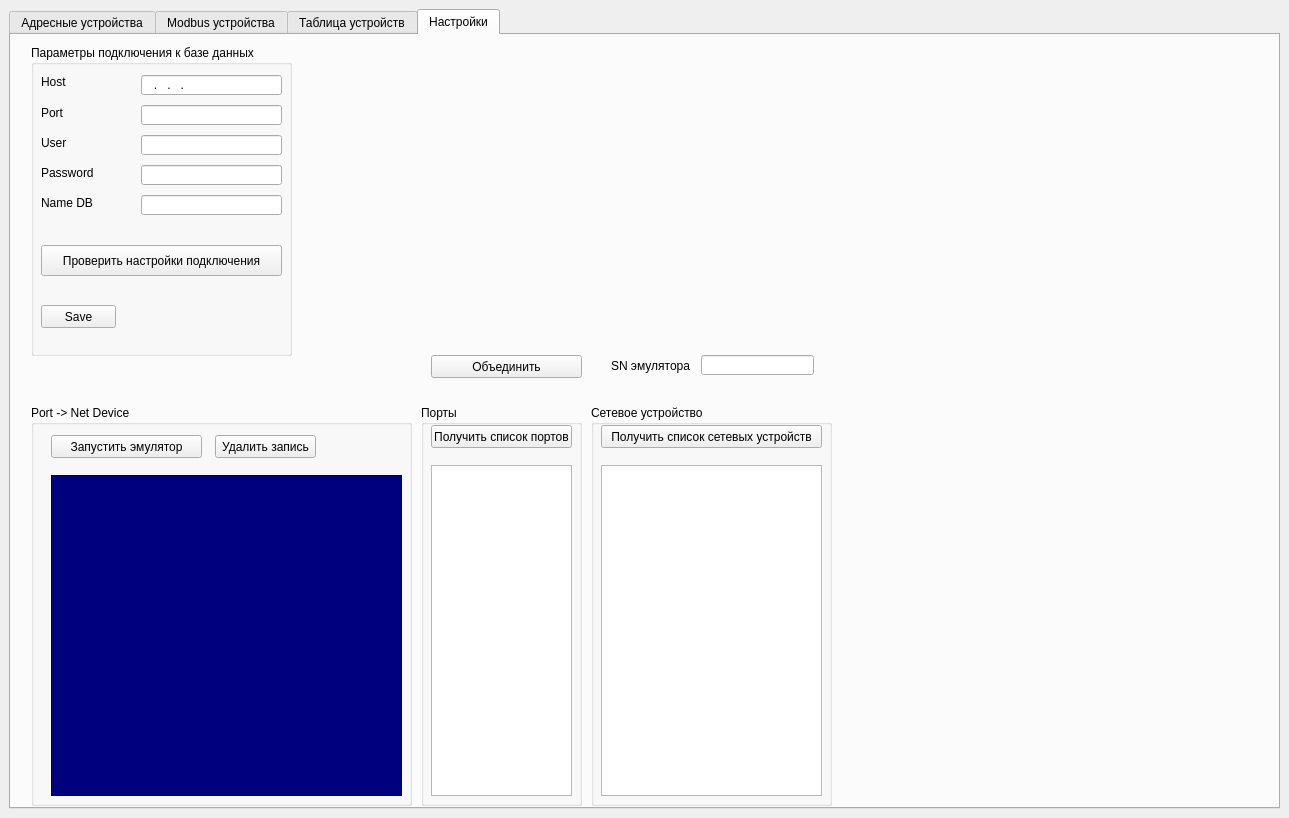
<?xml version="1.0" encoding="UTF-8"?>
<ui version="4.0">
 <class>MainWindow</class>
 <widget class="QMainWindow" name="MainWindow">
  <property name="geometry">
   <rect>
    <x>0</x>
    <y>0</y>
    <width>1289</width>
    <height>818</height>
   </rect>
  </property>
  <property name="windowTitle">
   <string>MainWindow</string>
  </property>
  <property name="styleSheet">
   <string notr="true"/>
  </property>
  <widget class="QWidget" name="centralwidget">
   <layout class="QVBoxLayout" name="verticalLayout_2">
    <item>
     <widget class="QTabWidget" name="tabWidget">
      <property name="enabled">
       <bool>true</bool>
      </property>
      <property name="sizePolicy">
       <sizepolicy hsizetype="Expanding" vsizetype="Expanding">
        <horstretch>0</horstretch>
        <verstretch>0</verstretch>
       </sizepolicy>
      </property>
      <property name="minimumSize">
       <size>
        <width>1271</width>
        <height>800</height>
       </size>
      </property>
      <property name="styleSheet">
       <string notr="true"/>
      </property>
      <property name="tabShape">
       <enum>QTabWidget::Rounded</enum>
      </property>
      <property name="currentIndex">
       <number>3</number>
      </property>
      <widget class="QWidget" name="ash_device_tab">
       <attribute name="title">
        <string>Адресные устройства</string>
       </attribute>
       <widget class="QGroupBox" name="ash_chenge_state_device_groupBox">
        <property name="geometry">
         <rect>
          <x>0</x>
          <y>10</y>
          <width>489</width>
          <height>131</height>
         </rect>
        </property>
        <property name="title">
         <string>Cостояния устройства</string>
        </property>
        <widget class="QWidget" name="verticalLayoutWidget">
         <property name="geometry">
          <rect>
           <x>10</x>
           <y>20</y>
           <width>471</width>
           <height>101</height>
          </rect>
         </property>
         <layout class="QVBoxLayout" name="ash_v_layer_state_dev_layout">
          <item>
           <layout class="QHBoxLayout" name="ash_h_top_layer_state_dev_layout"/>
          </item>
          <item>
           <layout class="QHBoxLayout" name="ash_h_center_layer_state_dev_layout"/>
          </item>
          <item>
           <layout class="QHBoxLayout" name="ash_h_bottom_layer_state_dev_layout"/>
          </item>
         </layout>
        </widget>
       </widget>
       <widget class="QGroupBox" name="ash_choice_net_dev_groupBox">
        <property name="geometry">
         <rect>
          <x>1040</x>
          <y>0</y>
          <width>221</width>
          <height>131</height>
         </rect>
        </property>
        <property name="title">
         <string>Сетевой контроллер</string>
        </property>
        <widget class="QListWidget" name="ash_out_net_dev_listWidget">
         <property name="geometry">
          <rect>
           <x>10</x>
           <y>20</y>
           <width>201</width>
           <height>101</height>
          </rect>
         </property>
        </widget>
       </widget>
       <widget class="QPushButton" name="view_devs_ash_btn">
        <property name="geometry">
         <rect>
          <x>960</x>
          <y>10</y>
          <width>75</width>
          <height>31</height>
         </rect>
        </property>
        <property name="text">
         <string>View</string>
        </property>
       </widget>
       <widget class="QTableWidget" name="ash_devices_tableWidget_2">
        <property name="geometry">
         <rect>
          <x>0</x>
          <y>140</y>
          <width>1261</width>
          <height>631</height>
         </rect>
        </property>
       </widget>
      </widget>
      <widget class="QWidget" name="modbus_device_tab">
       <attribute name="title">
        <string>Modbus устройства</string>
       </attribute>
       <widget class="QTableWidget" name="mb_devices_tableWidget">
        <property name="geometry">
         <rect>
          <x>0</x>
          <y>140</y>
          <width>1261</width>
          <height>631</height>
         </rect>
        </property>
       </widget>
       <widget class="QGroupBox" name="mb_choice_net_dev_groupBox">
        <property name="geometry">
         <rect>
          <x>1040</x>
          <y>0</y>
          <width>221</width>
          <height>131</height>
         </rect>
        </property>
        <property name="title">
         <string>Сетевой контроллер</string>
        </property>
        <widget class="QListWidget" name="mb_out_net_dev_listWidget">
         <property name="geometry">
          <rect>
           <x>10</x>
           <y>20</y>
           <width>201</width>
           <height>101</height>
          </rect>
         </property>
        </widget>
       </widget>
       <widget class="QPushButton" name="mb_view_devs_btn">
        <property name="geometry">
         <rect>
          <x>960</x>
          <y>10</y>
          <width>75</width>
          <height>31</height>
         </rect>
        </property>
        <property name="text">
         <string>View</string>
        </property>
       </widget>
       <widget class="QGroupBox" name="mb_chenge_state_device_groupBox">
        <property name="geometry">
         <rect>
          <x>0</x>
          <y>10</y>
          <width>489</width>
          <height>121</height>
         </rect>
        </property>
        <property name="title">
         <string>Состояния устройства</string>
        </property>
        <widget class="QWidget" name="verticalLayoutWidget_2">
         <property name="geometry">
          <rect>
           <x>10</x>
           <y>20</y>
           <width>471</width>
           <height>101</height>
          </rect>
         </property>
         <layout class="QVBoxLayout" name="v_layer_state_dev_layout_2">
          <item>
           <layout class="QHBoxLayout" name="mb_h_top_layer_state_dev_layout"/>
          </item>
          <item>
           <layout class="QHBoxLayout" name="mb_h_bottom_layer_state_dev_layout"/>
          </item>
         </layout>
        </widget>
       </widget>
      </widget>
      <widget class="QWidget" name="main_tab">
       <property name="sizePolicy">
        <sizepolicy hsizetype="Expanding" vsizetype="Expanding">
         <horstretch>0</horstretch>
         <verstretch>0</verstretch>
        </sizepolicy>
       </property>
       <attribute name="title">
        <string>Таблица устройств</string>
       </attribute>
       <layout class="QVBoxLayout" name="verticalLayout">
        <item>
         <layout class="QHBoxLayout" name="horizontalLayout_2">
          <item>
           <widget class="QGroupBox" name="states_groupBox">
            <property name="sizePolicy">
             <sizepolicy hsizetype="Fixed" vsizetype="Fixed">
              <horstretch>0</horstretch>
              <verstretch>0</verstretch>
             </sizepolicy>
            </property>
            <property name="minimumSize">
             <size>
              <width>371</width>
              <height>120</height>
             </size>
            </property>
            <property name="whatsThis">
             <string>&lt;html&gt;&lt;head/&gt;&lt;body&gt;&lt;p&gt;Для изменения состояния датчика нужно выбрать датчик в таблице и нажать на соответствующую кнопку состояния.&lt;/p&gt;&lt;/body&gt;&lt;/html&gt;</string>
            </property>
            <property name="styleSheet">
             <string notr="true"/>
            </property>
            <property name="title">
             <string>Изменение состояния выбранного датчика.</string>
            </property>
           </widget>
          </item>
          <item>
           <layout class="QGridLayout" name="gridLayout">
            <item row="1" column="1">
             <widget class="QLabel" name="sensor52_lbl">
              <property name="styleSheet">
               <string notr="true"/>
              </property>
              <property name="text">
               <string>АВИ

52</string>
              </property>
              <property name="margin">
               <number>5</number>
              </property>
              <property name="indent">
               <number>0</number>
              </property>
             </widget>
            </item>
            <item row="0" column="3">
             <widget class="QLabel" name="sensor4_lbl">
              <property name="styleSheet">
               <string notr="true"/>
              </property>
              <property name="text">
               <string>ИП-330
Кречет
4</string>
              </property>
              <property name="margin">
               <number>5</number>
              </property>
              <property name="indent">
               <number>0</number>
              </property>
             </widget>
            </item>
            <item row="0" column="2">
             <widget class="QLabel" name="sensor3_lbl">
              <property name="styleSheet">
               <string notr="true"/>
              </property>
              <property name="text">
               <string>ИП-101

3</string>
              </property>
              <property name="margin">
               <number>5</number>
              </property>
              <property name="indent">
               <number>0</number>
              </property>
             </widget>
            </item>
            <item row="1" column="4">
             <widget class="QLabel" name="sensor55_lbl">
              <property name="styleSheet">
               <string notr="true"/>
              </property>
              <property name="text">
               <string>АР-5

55</string>
              </property>
              <property name="margin">
               <number>5</number>
              </property>
              <property name="indent">
               <number>0</number>
              </property>
             </widget>
            </item>
            <item row="1" column="14">
             <widget class="QLabel" name="sensor65_lbl">
              <property name="styleSheet">
               <string notr="true"/>
              </property>
              <property name="text">
               <string>МКЗ

65</string>
              </property>
              <property name="margin">
               <number>5</number>
              </property>
              <property name="indent">
               <number>0</number>
              </property>
             </widget>
            </item>
            <item row="1" column="2">
             <widget class="QLabel" name="sensor53_lbl">
              <property name="styleSheet">
               <string notr="true"/>
              </property>
              <property name="frameShape">
               <enum>QFrame::NoFrame</enum>
              </property>
              <property name="text">
               <string>АМК

53</string>
              </property>
              <property name="margin">
               <number>5</number>
              </property>
              <property name="indent">
               <number>0</number>
              </property>
             </widget>
            </item>
            <item row="0" column="4">
             <widget class="QLabel" name="sensor5_lbl">
              <property name="styleSheet">
               <string notr="true"/>
              </property>
              <property name="text">
               <string>ИП-329
Феникс
5</string>
              </property>
              <property name="margin">
               <number>5</number>
              </property>
              <property name="indent">
               <number>0</number>
              </property>
             </widget>
            </item>
            <item row="1" column="3">
             <widget class="QLabel" name="sensor54_lbl">
              <property name="styleSheet">
               <string notr="true"/>
              </property>
              <property name="text">
               <string>АР-1

54</string>
              </property>
              <property name="margin">
               <number>5</number>
              </property>
              <property name="indent">
               <number>0</number>
              </property>
             </widget>
            </item>
            <item row="0" column="6">
             <widget class="QLabel" name="sensor7_lbl">
              <property name="styleSheet">
               <string notr="true"/>
              </property>
              <property name="text">
               <string>МИП

7</string>
              </property>
              <property name="margin">
               <number>5</number>
              </property>
              <property name="indent">
               <number>0</number>
              </property>
             </widget>
            </item>
            <item row="1" column="12">
             <widget class="QLabel" name="sensor63_lbl">
              <property name="styleSheet">
               <string notr="true"/>
              </property>
              <property name="text">
               <string>ИСМ-22-2

63</string>
              </property>
              <property name="margin">
               <number>5</number>
              </property>
              <property name="indent">
               <number>0</number>
              </property>
             </widget>
            </item>
            <item row="1" column="5">
             <widget class="QLabel" name="sensor56_lbl">
              <property name="styleSheet">
               <string notr="true"/>
              </property>
              <property name="text">
               <string>АРМини

56</string>
              </property>
              <property name="margin">
               <number>5</number>
              </property>
              <property name="indent">
               <number>0</number>
              </property>
             </widget>
            </item>
            <item row="1" column="10">
             <widget class="QLabel" name="sensor61_lbl">
              <property name="styleSheet">
               <string notr="true"/>
              </property>
              <property name="text">
               <string>ИСМ-5

61</string>
              </property>
              <property name="margin">
               <number>5</number>
              </property>
              <property name="indent">
               <number>0</number>
              </property>
             </widget>
            </item>
            <item row="1" column="7">
             <widget class="QLabel" name="sensor58_lbl">
              <property name="styleSheet">
               <string notr="true"/>
              </property>
              <property name="text">
               <string>АОПИ

58</string>
              </property>
              <property name="margin">
               <number>5</number>
              </property>
              <property name="indent">
               <number>0</number>
              </property>
             </widget>
            </item>
            <item row="1" column="11">
             <widget class="QLabel" name="sensor62_lbl">
              <property name="styleSheet">
               <string notr="true"/>
              </property>
              <property name="text">
               <string>ИСМ-22

62</string>
              </property>
              <property name="margin">
               <number>5</number>
              </property>
              <property name="indent">
               <number>0</number>
              </property>
             </widget>
            </item>
            <item row="0" column="1">
             <widget class="QLabel" name="sensor2_lbl">
              <property name="styleSheet">
               <string notr="true"/>
              </property>
              <property name="text">
               <string>ИПП
Гелиос
2</string>
              </property>
              <property name="margin">
               <number>5</number>
              </property>
              <property name="indent">
               <number>0</number>
              </property>
             </widget>
            </item>
            <item row="1" column="8">
             <widget class="QLabel" name="sensor59_lbl">
              <property name="styleSheet">
               <string notr="true"/>
              </property>
              <property name="text">
               <string>ИРС

59</string>
              </property>
              <property name="margin">
               <number>5</number>
              </property>
              <property name="indent">
               <number>0</number>
              </property>
             </widget>
            </item>
            <item row="0" column="0">
             <widget class="QLabel" name="sensor1_lbl">
              <property name="styleSheet">
               <string notr="true"/>
              </property>
              <property name="text">
               <string>ИП-535

1</string>
              </property>
              <property name="margin">
               <number>5</number>
              </property>
              <property name="indent">
               <number>0</number>
              </property>
             </widget>
            </item>
            <item row="0" column="8">
             <widget class="QLabel" name="sensor9_lbl">
              <property name="styleSheet">
               <string notr="true"/>
              </property>
              <property name="text">
               <string>NLS16

9</string>
              </property>
              <property name="margin">
               <number>5</number>
              </property>
              <property name="indent">
               <number>0</number>
              </property>
             </widget>
            </item>
            <item row="1" column="16">
             <widget class="QLabel" name="sensor67_lbl">
              <property name="styleSheet">
               <string notr="true"/>
              </property>
              <property name="text">
               <string>ОСЗ9

67</string>
              </property>
              <property name="margin">
               <number>5</number>
              </property>
              <property name="indent">
               <number>0</number>
              </property>
             </widget>
            </item>
            <item row="0" column="7">
             <widget class="QLabel" name="sensor8_lbl">
              <property name="styleSheet">
               <string notr="true"/>
              </property>
              <property name="text">
               <string>ИПА

8</string>
              </property>
              <property name="margin">
               <number>5</number>
              </property>
              <property name="indent">
               <number>0</number>
              </property>
             </widget>
            </item>
            <item row="1" column="13">
             <widget class="QLabel" name="sensor64_lbl">
              <property name="styleSheet">
               <string notr="true"/>
              </property>
              <property name="text">
               <string>ИСМ-220

64</string>
              </property>
              <property name="margin">
               <number>5</number>
              </property>
              <property name="indent">
               <number>0</number>
              </property>
             </widget>
            </item>
            <item row="0" column="5">
             <widget class="QLabel" name="sensor6_lbl">
              <property name="styleSheet">
               <string notr="true"/>
              </property>
              <property name="text">
               <string>ИПЭС

6</string>
              </property>
              <property name="margin">
               <number>5</number>
              </property>
              <property name="indent">
               <number>0</number>
              </property>
             </widget>
            </item>
            <item row="1" column="9">
             <widget class="QLabel" name="sensor60_lbl">
              <property name="styleSheet">
               <string notr="true"/>
              </property>
              <property name="text">
               <string>ИР-П

60</string>
              </property>
              <property name="margin">
               <number>5</number>
              </property>
              <property name="indent">
               <number>0</number>
              </property>
             </widget>
            </item>
            <item row="1" column="15">
             <widget class="QLabel" name="sensor66_lbl">
              <property name="styleSheet">
               <string notr="true"/>
              </property>
              <property name="text">
               <string>ОСЗ

66</string>
              </property>
              <property name="margin">
               <number>5</number>
              </property>
              <property name="indent">
               <number>0</number>
              </property>
             </widget>
            </item>
            <item row="1" column="0">
             <widget class="QLabel" name="sensor51_lbl">
              <property name="styleSheet">
               <string notr="true"/>
              </property>
              <property name="text">
               <string>А2ДПИ

51</string>
              </property>
              <property name="margin">
               <number>5</number>
              </property>
              <property name="indent">
               <number>0</number>
              </property>
             </widget>
            </item>
            <item row="1" column="6">
             <widget class="QLabel" name="sensor57_lbl">
              <property name="styleSheet">
               <string notr="true"/>
              </property>
              <property name="text">
               <string>АТИ

57</string>
              </property>
              <property name="margin">
               <number>5</number>
              </property>
              <property name="indent">
               <number>0</number>
              </property>
             </widget>
            </item>
            <item row="0" column="9">
             <widget class="QLabel" name="sensor10_lbl">
              <property name="text">
               <string>NLS8

10</string>
              </property>
             </widget>
            </item>
           </layout>
          </item>
         </layout>
        </item>
        <item>
         <widget class="QTableWidget" name="output_table">
          <property name="styleSheet">
           <string notr="true"/>
          </property>
         </widget>
        </item>
       </layout>
      </widget>
      <widget class="QWidget" name="settings_tab">
       <attribute name="title">
        <string>Настройки</string>
       </attribute>
       <widget class="QGroupBox" name="port_and_ne_dev_groupBox">
        <property name="geometry">
         <rect>
          <x>20</x>
          <y>370</y>
          <width>381</width>
          <height>401</height>
         </rect>
        </property>
        <property name="sizePolicy">
         <sizepolicy hsizetype="Fixed" vsizetype="Fixed">
          <horstretch>0</horstretch>
          <verstretch>0</verstretch>
         </sizepolicy>
        </property>
        <property name="styleSheet">
         <string notr="true"/>
        </property>
        <property name="title">
         <string>Port -&gt; Net Device</string>
        </property>
        <widget class="QTableWidget" name="port_and_net_dev_tableWidget">
         <property name="geometry">
          <rect>
           <x>20</x>
           <y>70</y>
           <width>351</width>
           <height>321</height>
          </rect>
         </property>
         <property name="styleSheet">
          <string notr="true">QHeaderView::section:horizontal {
    color: #fff;
    background-color: rgb(0, 85, 127);
 }
QTableWidget {
	background-color: rgb(0, 0, 127);
	color: rgb(85, 255, 0);
	font: 63 8pt &quot;Yu Gothic UI Semibold&quot;;
}
</string>
         </property>
        </widget>
        <widget class="QPushButton" name="send_table_btn">
         <property name="geometry">
          <rect>
           <x>20</x>
           <y>30</y>
           <width>151</width>
           <height>23</height>
          </rect>
         </property>
         <property name="styleSheet">
          <string notr="true"/>
         </property>
         <property name="text">
          <string>Запустить эмулятор</string>
         </property>
        </widget>
        <widget class="QPushButton" name="delete_line_btn">
         <property name="geometry">
          <rect>
           <x>184</x>
           <y>30</y>
           <width>101</width>
           <height>23</height>
          </rect>
         </property>
         <property name="styleSheet">
          <string notr="true"/>
         </property>
         <property name="text">
          <string>Удалить запись</string>
         </property>
        </widget>
       </widget>
       <widget class="QGroupBox" name="ports_groupBox">
        <property name="geometry">
         <rect>
          <x>410</x>
          <y>370</y>
          <width>161</width>
          <height>401</height>
         </rect>
        </property>
        <property name="sizePolicy">
         <sizepolicy hsizetype="Fixed" vsizetype="Fixed">
          <horstretch>0</horstretch>
          <verstretch>0</verstretch>
         </sizepolicy>
        </property>
        <property name="styleSheet">
         <string notr="true"/>
        </property>
        <property name="title">
         <string>Порты</string>
        </property>
        <widget class="QListWidget" name="ports_listWidget">
         <property name="geometry">
          <rect>
           <x>10</x>
           <y>60</y>
           <width>141</width>
           <height>331</height>
          </rect>
         </property>
         <property name="styleSheet">
          <string notr="true"/>
         </property>
        </widget>
        <widget class="QPushButton" name="get_ports_btn">
         <property name="geometry">
          <rect>
           <x>10</x>
           <y>20</y>
           <width>141</width>
           <height>23</height>
          </rect>
         </property>
         <property name="styleSheet">
          <string notr="true"/>
         </property>
         <property name="text">
          <string>Получить список портов</string>
         </property>
        </widget>
       </widget>
       <widget class="QGroupBox" name="net_dev_groupBox">
        <property name="geometry">
         <rect>
          <x>580</x>
          <y>370</y>
          <width>241</width>
          <height>401</height>
         </rect>
        </property>
        <property name="sizePolicy">
         <sizepolicy hsizetype="Fixed" vsizetype="Fixed">
          <horstretch>0</horstretch>
          <verstretch>0</verstretch>
         </sizepolicy>
        </property>
        <property name="styleSheet">
         <string notr="true"/>
        </property>
        <property name="title">
         <string>Сетевое устройство</string>
        </property>
        <widget class="QListWidget" name="net_dev_listWidget">
         <property name="geometry">
          <rect>
           <x>10</x>
           <y>60</y>
           <width>221</width>
           <height>331</height>
          </rect>
         </property>
         <property name="styleSheet">
          <string notr="true"/>
         </property>
        </widget>
        <widget class="QPushButton" name="get_net_dev_btn">
         <property name="geometry">
          <rect>
           <x>10</x>
           <y>20</y>
           <width>221</width>
           <height>23</height>
          </rect>
         </property>
         <property name="styleSheet">
          <string notr="true"/>
         </property>
         <property name="text">
          <string>Получить список сетевых устройств</string>
         </property>
        </widget>
       </widget>
       <widget class="QGroupBox" name="groupBox_2">
        <property name="geometry">
         <rect>
          <x>20</x>
          <y>10</y>
          <width>261</width>
          <height>311</height>
         </rect>
        </property>
        <property name="sizePolicy">
         <sizepolicy hsizetype="Fixed" vsizetype="Fixed">
          <horstretch>0</horstretch>
          <verstretch>0</verstretch>
         </sizepolicy>
        </property>
        <property name="minimumSize">
         <size>
          <width>261</width>
          <height>311</height>
         </size>
        </property>
        <property name="styleSheet">
         <string notr="true"/>
        </property>
        <property name="title">
         <string>Параметры подключения к базе данных</string>
        </property>
        <widget class="QLabel" name="port_db_lbl">
         <property name="geometry">
          <rect>
           <x>10</x>
           <y>60</y>
           <width>47</width>
           <height>16</height>
          </rect>
         </property>
         <property name="styleSheet">
          <string notr="true"/>
         </property>
         <property name="text">
          <string>Port</string>
         </property>
        </widget>
        <widget class="QLabel" name="host_db_lbl">
         <property name="geometry">
          <rect>
           <x>10</x>
           <y>30</y>
           <width>47</width>
           <height>14</height>
          </rect>
         </property>
         <property name="styleSheet">
          <string notr="true"/>
         </property>
         <property name="text">
          <string>Host</string>
         </property>
        </widget>
        <widget class="QLabel" name="user_db_lbl">
         <property name="geometry">
          <rect>
           <x>10</x>
           <y>90</y>
           <width>51</width>
           <height>16</height>
          </rect>
         </property>
         <property name="styleSheet">
          <string notr="true"/>
         </property>
         <property name="text">
          <string>User</string>
         </property>
        </widget>
        <widget class="QLabel" name="pass_db_lbl">
         <property name="geometry">
          <rect>
           <x>10</x>
           <y>120</y>
           <width>61</width>
           <height>16</height>
          </rect>
         </property>
         <property name="styleSheet">
          <string notr="true"/>
         </property>
         <property name="text">
          <string>Password</string>
         </property>
        </widget>
        <widget class="QLabel" name="name_db_lbl">
         <property name="geometry">
          <rect>
           <x>10</x>
           <y>150</y>
           <width>61</width>
           <height>16</height>
          </rect>
         </property>
         <property name="styleSheet">
          <string notr="true"/>
         </property>
         <property name="text">
          <string>Name DB</string>
         </property>
        </widget>
        <widget class="QLineEdit" name="host_db_lineEdit">
         <property name="geometry">
          <rect>
           <x>110</x>
           <y>30</y>
           <width>141</width>
           <height>20</height>
          </rect>
         </property>
         <property name="toolTip">
          <string>&lt;html&gt;&lt;head/&gt;&lt;body&gt;&lt;p&gt;Адрес (IP4) подключения к БД&lt;/p&gt;&lt;/body&gt;&lt;/html&gt;</string>
         </property>
         <property name="styleSheet">
          <string notr="true"/>
         </property>
         <property name="inputMask">
          <string>000\.000\.000\.000</string>
         </property>
         <property name="text">
          <string>...</string>
         </property>
        </widget>
        <widget class="QLineEdit" name="port_db_lineEdit">
         <property name="geometry">
          <rect>
           <x>110</x>
           <y>60</y>
           <width>141</width>
           <height>20</height>
          </rect>
         </property>
         <property name="toolTip">
          <string>&lt;html&gt;&lt;head/&gt;&lt;body&gt;&lt;p&gt;Номер порта должен быть в диапазоне &lt;span style=&quot; font-family:'JetBrains Mono','monospace'; font-size:10pt; font-weight:600; font-style:italic; color:#ff0000;&quot;&gt;1024-49151&lt;/span&gt;&lt;/p&gt;&lt;/body&gt;&lt;/html&gt;</string>
         </property>
         <property name="styleSheet">
          <string notr="true"/>
         </property>
         <property name="inputMask">
          <string>00009</string>
         </property>
         <property name="text">
          <string/>
         </property>
        </widget>
        <widget class="QLineEdit" name="user_db_lineEdit">
         <property name="geometry">
          <rect>
           <x>110</x>
           <y>90</y>
           <width>141</width>
           <height>20</height>
          </rect>
         </property>
         <property name="toolTip">
          <string>&lt;html&gt;&lt;head/&gt;&lt;body&gt;&lt;p&gt;Логин базы данных&lt;/p&gt;&lt;/body&gt;&lt;/html&gt;</string>
         </property>
         <property name="styleSheet">
          <string notr="true"/>
         </property>
         <property name="text">
          <string/>
         </property>
        </widget>
        <widget class="QLineEdit" name="pass_db_lineEdit">
         <property name="geometry">
          <rect>
           <x>110</x>
           <y>120</y>
           <width>141</width>
           <height>20</height>
          </rect>
         </property>
         <property name="toolTip">
          <string>&lt;html&gt;&lt;head/&gt;&lt;body&gt;&lt;p&gt;Пароль базы данных&lt;/p&gt;&lt;/body&gt;&lt;/html&gt;</string>
         </property>
         <property name="styleSheet">
          <string notr="true"/>
         </property>
         <property name="text">
          <string/>
         </property>
        </widget>
        <widget class="QLineEdit" name="name_db_lineEdit">
         <property name="geometry">
          <rect>
           <x>110</x>
           <y>150</y>
           <width>141</width>
           <height>20</height>
          </rect>
         </property>
         <property name="toolTip">
          <string>&lt;html&gt;&lt;head/&gt;&lt;body&gt;&lt;p&gt;Имя базы данных&lt;/p&gt;&lt;/body&gt;&lt;/html&gt;</string>
         </property>
         <property name="styleSheet">
          <string notr="true"/>
         </property>
         <property name="text">
          <string/>
         </property>
        </widget>
        <widget class="QPushButton" name="save_db_btn">
         <property name="geometry">
          <rect>
           <x>10</x>
           <y>260</y>
           <width>75</width>
           <height>23</height>
          </rect>
         </property>
         <property name="toolTip">
          <string>&lt;html&gt;&lt;head/&gt;&lt;body&gt;&lt;p&gt;Сохранение настроек для дальнейшей работы &lt;/p&gt;&lt;/body&gt;&lt;/html&gt;</string>
         </property>
         <property name="styleSheet">
          <string notr="true"/>
         </property>
         <property name="text">
          <string>Save</string>
         </property>
        </widget>
        <widget class="QPushButton" name="check_db_btn">
         <property name="geometry">
          <rect>
           <x>10</x>
           <y>200</y>
           <width>241</width>
           <height>31</height>
          </rect>
         </property>
         <property name="toolTip">
          <string>&lt;html&gt;&lt;head/&gt;&lt;body&gt;&lt;p&gt;Проверка подключения к базе данных&lt;/p&gt;&lt;/body&gt;&lt;/html&gt;</string>
         </property>
         <property name="styleSheet">
          <string notr="true"/>
         </property>
         <property name="text">
          <string>Проверить настройки подключения</string>
         </property>
        </widget>
       </widget>
       <widget class="QPushButton" name="join_btn">
        <property name="geometry">
         <rect>
          <x>420</x>
          <y>320</y>
          <width>151</width>
          <height>23</height>
         </rect>
        </property>
        <property name="styleSheet">
         <string notr="true"/>
        </property>
        <property name="text">
         <string>Объединить</string>
        </property>
       </widget>
       <widget class="QLineEdit" name="sn_emulator_lineEdit">
        <property name="geometry">
         <rect>
          <x>690</x>
          <y>320</y>
          <width>113</width>
          <height>20</height>
         </rect>
        </property>
       </widget>
       <widget class="QLabel" name="label">
        <property name="geometry">
         <rect>
          <x>600</x>
          <y>320</y>
          <width>81</width>
          <height>21</height>
         </rect>
        </property>
        <property name="text">
         <string>SN эмулятора</string>
        </property>
       </widget>
      </widget>
     </widget>
    </item>
   </layout>
  </widget>
 </widget>
 <resources/>
 <connections/>
</ui>
